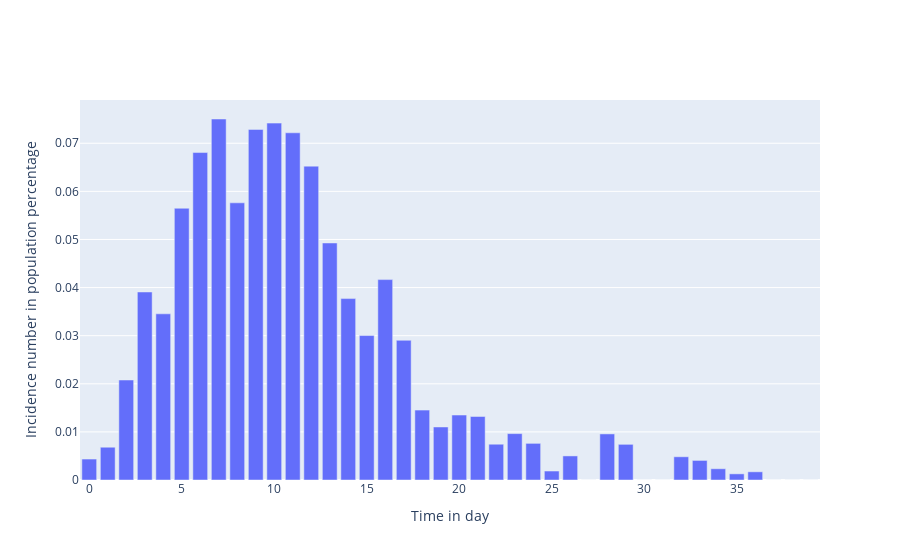

Notebook code for this chart:
### Markdown cell above
### Generate fake data

### Code cell
# Generate fake data
standard_deviation = 0.005
noise = np.random.normal(loc=0, scale=standard_deviation, size=len(times))
incidence_data = result[:, 4] + noise

# Set negative incidences to zero
mask = incidence_data < 0
incidence_data[mask] = np.zeros(shape=len(incidence_data[mask]))

# Visualise data
fig = go.Figure()

# Plot of incidences
fig.add_trace(
    go.Bar(
        x=times,
        y=incidence_data,
        name='Incidences'
    )
)

# Add axis labels
fig.update_layout(
    xaxis_title='Time in day',
    yaxis_title='Incidence number in population percentage'
)

fig.show()

### Figure 1 — Plotly figure (JSON) as saved in the notebook; plotly's stock layout.template omitted (floating-point values rounded to 4 significant figures)
{"data": [{"name": "Incidences", "type": "bar", "x": [0, 1, 2, 3, 4, 5, 6, 7, 8, 9, 10, 11, 12, 13, 14, 15, 16, 17, 18, 19, 20, 21, 22, 23, 24, 25, 26, 27, 28, 29, 30, 31, 32, 33, 34, 35, 36, 37, 38, 39], "y": [0.004357, 0.006813, 0.02079, 0.03908, 0.03455, 0.05649, 0.06807, 0.07504, 0.05762, 0.07288, 0.07419, 0.07218, 0.06525, 0.04927, 0.03771, 0.03003, 0.04166, 0.02904, 0.01453, 0.01102, 0.0135, 0.0132, 0.007438, 0.009641, 0.007619, 0.001865, 0.005005, 0, 0.009578, 0.007414, 0, 0, 0.004829, 0.004069, 0.002338, 0.001278, 0.001703, 0, 0, 0]}], "layout": {"xaxis": {"title": {"text": "Time in day"}}, "yaxis": {"title": {"text": "Incidence number in population percentage"}}}}
